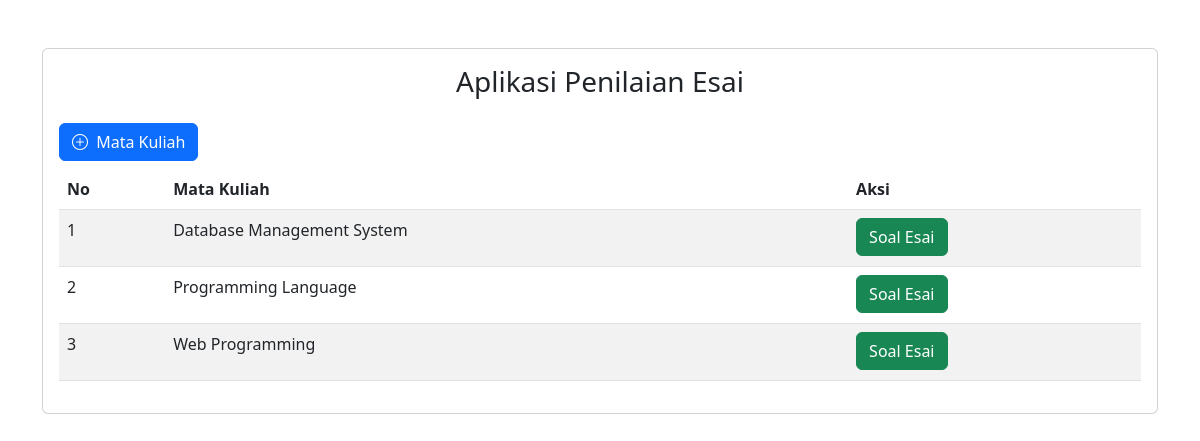
The page / on the database its author committed.
### tables this page shows
CREATE TABLE `mata_kuliah` (
  `kd_matkul` varchar(6) NOT NULL,
  `nama_matkul` varchar(50) NOT NULL
);

### application/controllers/Essay.php (called while the page is built, shortened)
<?php
class Essay extends CI_Controller {
    public function __construct()
    {
        $this->load->model('essay_model');
        $this->load->helper('url');
    }
    public function index()
	{
        $this->mata_kuliah = $this->essay_model->show_data("kd_matkul, nama_matkul", 'mata_kuliah');
        $this->load->view('template/header');
		$this->load->view('home_view', ['no' => 1, 'mata_kuliah' => $this->mata_kuliah]);
        $this->load->view('template/footer');
	}
}

### index.php (called while the page is built, shortened)
<?php
require_once BASEPATH.'core/CodeIgniter.php';

### application/models/Essay_model.php (called while the page is built, shortened)
<?php
class Essay_model extends CI_Model {
    public function show_data(string $column, string $table, $param = null) {
        $this->db->select($column);
        if(!is_null($param)) {
            $query = $this->db->get_where($table, $param);
        } else {
            $query = $this->db->get($table);
        }
        return $query->result();
    }
}

### application/views/home_view.php (the view, shortened to what this page needs)
<div class="d-grid gap-2 d-md-flex justify-content-md-start">
    <button class="btn btn-primary my-2" data-bs-toggle="modal" data-bs-target="#tambahDataMatkul"><i class="bi bi-plus-circle me-1"></i> Mata Kuliah</button>
</div>
<table class="table caption-top table-striped">
    <thead>
        <tr>
            <th>No</th>
            <th>Mata Kuliah</th>
            <th>Aksi</th>
        </tr>
    </thead>
    <tbody>
        <?php
        if (count($mata_kuliah) !== 0) {
            foreach ($mata_kuliah as $key => $matkul) {
        ?>
                <tr>
                    <td>
                        <p><?= $key + 1; ?></p>
                    </td>
                    <td>
                        <p><?= $matkul->nama_matkul; ?></p>
                    </td>
                    <td>
                        <a href="<?= base_url('essay/soal_view/' . $matkul->kd_matkul); ?>" class="btn btn-success">Soal Esai</a>
                    </td>
                </tr>
        <?php
            }
        } else { ?>
            <tr><td colspan="3"><p class="text-center">Matkul Belum Tersedia</p></td></tr>
            <?php }
        ?>
    </tbody>
</table>

### rows shown on the page
mata_kuliah: nama_matkul "Database Management System"
mata_kuliah: nama_matkul "Programming Language"
mata_kuliah: nama_matkul "Web Programming"
